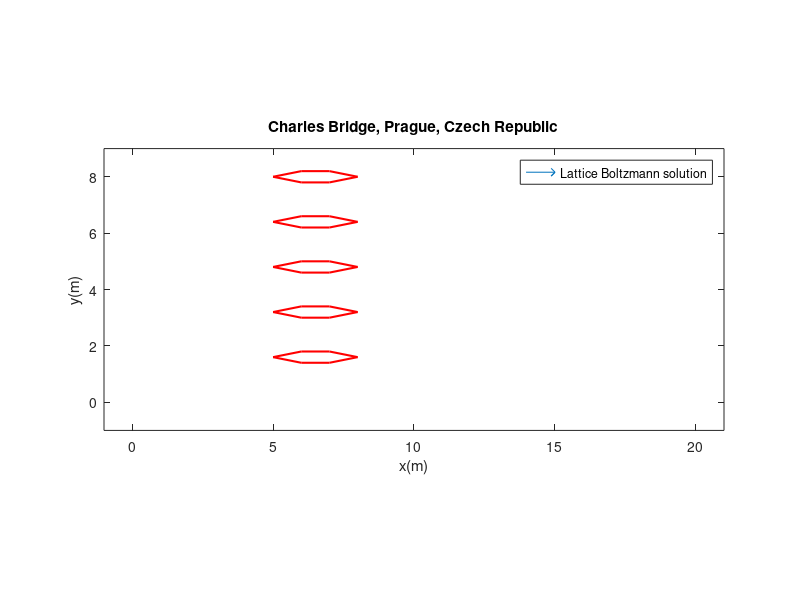

MATLAB code to generate this figure:
% Plot velocity vectors

% The numerical data
load result.mat

n = 3;
xr=(0:1:Lx-1)*dx;
yr=(0:1:Ly-1)*dy;
[xc,yc] = ndgrid(xr,yr);
quiver(xc(1:n:Lx, 1:1:Ly),yc(1:n:Lx, 1:1:Ly),u(1:n:Lx, 1:1:Ly),v(1:n:Lx, 1:1:Ly), 3);
hold on

% The cuboids
x1 = [5 6 7 8 7 6 5];
y1 = [1.6 1.8 1.8 1.6 1.4 1.4 1.6];
plot(x1,y1,'Color', 'r','LineWidth', 1.5);
hold on;

x1 = [5 6 7 8 7 6 5];
y1 = [3.2 3.4 3.4 3.2 3 3 3.2];
plot(x1,y1,'Color', 'r','LineWidth', 1.5);
hold on;

x1 = [5 6 7 8 7 6 5];
y1 = [4.8 5 5 4.8 4.6 4.6 4.8];
plot(x1,y1,'Color', 'r','LineWidth', 1.5);
hold on;

x1 = [5 6 7 8 7 6 5];
y1 = [6.4 6.6 6.6 6.4 6.2 6.2 6.4];
plot(x1,y1,'Color', 'r','LineWidth', 1.5);
hold on;

x1 = [5 6 7 8 7 6 5];
y1 = [8 8.2 8.2 8 7.8 7.8 8];
plot(x1,y1,'Color', 'r','LineWidth', 1.5);
hold on;

x1 = [5 6 7 8 7 6 5];
y1 = [9.6 9.8 9.8 9.6 9.4 9.4 9.6];
plot(x1,y1,'Color', 'r','LineWidth', 1.5);
hold on;

x1 = [5 6 7 8 7 6 5];
y1 = [11.2 11.4 11.4 11.2 11 11  11.2];
plot(x1,y1,'Color', 'r','LineWidth', 1.5);
hold on;

x1 = [5 6 7 8 7 6 5];
y1 = [12.8 13 13 12.8 12.6 12.6 12.8];
plot(x1,y1,'Color', 'r','LineWidth', 1.5);
hold on;

x1 = [5 6 7 8 7 6 5];
y1 = [14.4 14.6 14.6 14.4 14.2 14.2 14.4];
plot(x1,y1,'Color', 'r','LineWidth', 1.5);
hold on;

% Set axises
xlabel('x(m)'), ylabel('y(m)')
axis([-1 21 -1 9])
pbaspect([2.2 1 1])

title ('Charles Bridge, Prague, Czech Republic')
legend 'Lattice Boltzmann solution' 
hold off